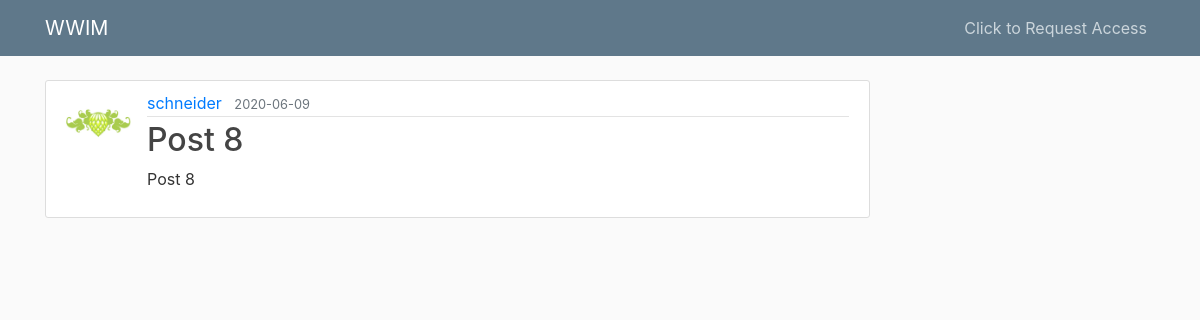
Screenshot of /post/8 with the database file from the repository.
### forecastapp/models.py (models this page shows, shortened)
class User(db.Model, UserMixin):
    id = db.Column(db.Integer, primary_key=True)
    username = db.Column(db.String(20), unique=True, nullable=False)
    email = db.Column(db.String(120), unique=True, nullable=False)
    image_file = db.Column(db.String(20), nullable=False, default='default.jpg')
    password = db.Column(db.String(60), nullable=False)
    posts = db.relationship('Post', backref='author', lazy=True)
    pdcnPairs = db.relationship('PdcnPair', backref='author', lazy=True)
    wslrFams = db.relationship('WholesalerFamily', backref='author', lazy=True)

class Post(db.Model):
    id = db.Column(db.Integer, primary_key=True)
    title = db.Column(db.String(100), nullable=False)
    date_posted = db.Column(db.DateTime, nullable=False, default=datetime.utcnow)
    content = db.Column(db.Text, nullable=False)
    user_id = db.Column(db.Integer, db.ForeignKey('user.id'), nullable=False)

### forecastapp/posts/routes.py (the view)
@posts.route("/post/<int:post_id>")
def post(post_id):
    post = Post.query.get_or_404(post_id)
    return render_template('post.html', title=post.title, post=post)

### forecastapp/templates/post.html (shortened to what this page needs)
{% extends "layout.html" %}
{% block content %}
  <article class="media content-section">
    <img class="rounded-circle article-img" src="{{ url_for('static', filename='profile_pics/' + post.author.image_file) }}">
    <div class="media-body">
      <div class="article-metadata">
        <a class="mr-2" href="#">{{ post.author.username }}</a>
        <small class="text-muted">{{ post.date_posted.strftime('%Y-%m-%d') }}</small>
      </div>
      <h2 class="article-title">{{ post.title }}</h2>
      <p class="article-content">{{ post.content }}</p>
    </div>
  </article>
{% endblock content %}

### forecastapp/static/main.css (style rules this page uses)
body { background: #fafafa; color: #333333; margin-top: 5rem; }
h1, h2, h3, h4, h5, h6 { color: #444444; }
.content-section { background: #ffffff; padding: 10px 20px; border: 1px solid #dddddd; border-radius: 3px; margin-bottom: 20px; }
.article-title { color: #444444; }
.article-content { white-space: pre-line; }
.article-img { height: 65px; width: 65px; margin-right: 16px; }
.article-metadata { padding-bottom: 1px; margin-bottom: 4px; border-bottom: 1px solid #e3e3e3 }

### rows the page displays
User: image_file (placeholder picture), author.username "schneider"
Post: date_posted "2020-06-09", title "Post 8", content "Post 8"
